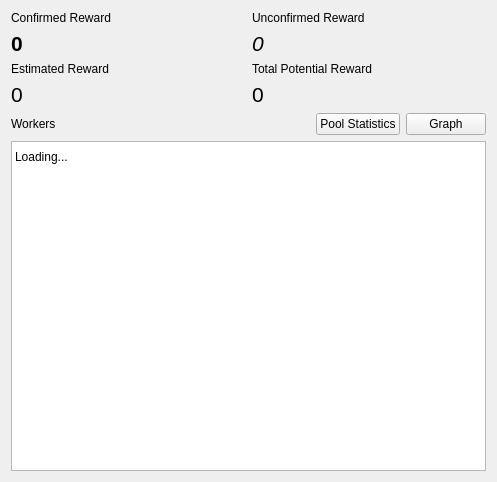
<?xml version="1.0" encoding="UTF-8"?>
<ui version="4.0">
 <class>MainWindow</class>
 <widget class="QMainWindow" name="MainWindow">
  <property name="geometry">
   <rect>
    <x>0</x>
    <y>0</y>
    <width>497</width>
    <height>482</height>
   </rect>
  </property>
  <property name="windowTitle">
   <string>BitCoin Stats</string>
  </property>
  <widget class="QWidget" name="centralWidget">
   <layout class="QVBoxLayout" name="verticalLayout_7">
    <item>
     <layout class="QHBoxLayout" name="horizontalLayout">
      <item>
       <layout class="QVBoxLayout" name="verticalLayout_5">
        <item>
         <layout class="QVBoxLayout" name="verticalLayout">
          <item>
           <widget class="QLabel" name="label">
            <property name="text">
             <string>Confirmed Reward</string>
            </property>
           </widget>
          </item>
          <item>
           <widget class="QLabel" name="confirmed">
            <property name="font">
             <font>
              <pointsize>16</pointsize>
              <weight>75</weight>
              <bold>true</bold>
             </font>
            </property>
            <property name="text">
             <string>0</string>
            </property>
           </widget>
          </item>
         </layout>
        </item>
        <item>
         <layout class="QVBoxLayout" name="verticalLayout_4">
          <item>
           <widget class="QLabel" name="label_7">
            <property name="text">
             <string>Estimated Reward</string>
            </property>
           </widget>
          </item>
          <item>
           <widget class="QLabel" name="estimated">
            <property name="font">
             <font>
              <pointsize>16</pointsize>
              <weight>50</weight>
              <bold>false</bold>
             </font>
            </property>
            <property name="text">
             <string>0</string>
            </property>
           </widget>
          </item>
         </layout>
        </item>
       </layout>
      </item>
      <item>
       <layout class="QVBoxLayout" name="verticalLayout_6">
        <item>
         <layout class="QVBoxLayout" name="verticalLayout_2">
          <item>
           <widget class="QLabel" name="label_2">
            <property name="text">
             <string>Unconfirmed Reward</string>
            </property>
           </widget>
          </item>
          <item>
           <widget class="QLabel" name="unconfirmed">
            <property name="font">
             <font>
              <pointsize>16</pointsize>
              <italic>true</italic>
             </font>
            </property>
            <property name="text">
             <string>0</string>
            </property>
           </widget>
          </item>
         </layout>
        </item>
        <item>
         <layout class="QVBoxLayout" name="verticalLayout_3">
          <item>
           <widget class="QLabel" name="label_5">
            <property name="text">
             <string>Total Potential Reward</string>
            </property>
           </widget>
          </item>
          <item>
           <widget class="QLabel" name="potential">
            <property name="font">
             <font>
              <pointsize>16</pointsize>
             </font>
            </property>
            <property name="text">
             <string>0</string>
            </property>
           </widget>
          </item>
         </layout>
        </item>
       </layout>
      </item>
     </layout>
    </item>
    <item>
     <layout class="QHBoxLayout" name="horizontalLayout_2">
      <item>
       <widget class="QLabel" name="label_9">
        <property name="text">
         <string>Workers</string>
        </property>
       </widget>
      </item>
      <item>
       <spacer name="horizontalSpacer">
        <property name="orientation">
         <enum>Qt::Horizontal</enum>
        </property>
        <property name="sizeHint" stdset="0">
         <size>
          <width>40</width>
          <height>20</height>
         </size>
        </property>
       </spacer>
      </item>
      <item>
       <widget class="QPushButton" name="pushButton">
        <property name="text">
         <string>Pool Statistics</string>
        </property>
       </widget>
      </item>
      <item>
       <widget class="QPushButton" name="graphBtn">
        <property name="text">
         <string>Graph</string>
        </property>
       </widget>
      </item>
     </layout>
    </item>
    <item>
     <widget class="QTableWidget" name="workers">
      <property name="editTriggers">
       <set>QAbstractItemView::NoEditTriggers</set>
      </property>
      <property name="selectionMode">
       <enum>QAbstractItemView::SingleSelection</enum>
      </property>
      <property name="selectionBehavior">
       <enum>QAbstractItemView::SelectRows</enum>
      </property>
      <property name="showGrid">
       <bool>false</bool>
      </property>
      <property name="gridStyle">
       <enum>Qt::NoPen</enum>
      </property>
      <property name="sortingEnabled">
       <bool>true</bool>
      </property>
      <property name="wordWrap">
       <bool>false</bool>
      </property>
      <attribute name="horizontalHeaderVisible">
       <bool>false</bool>
      </attribute>
      <attribute name="horizontalHeaderStretchLastSection">
       <bool>true</bool>
      </attribute>
      <attribute name="verticalHeaderVisible">
       <bool>false</bool>
      </attribute>
      <row>
       <property name="text">
        <string>1</string>
       </property>
      </row>
      <column>
       <property name="text">
        <string>Name</string>
       </property>
      </column>
      <column>
       <property name="text">
        <string>Rate</string>
       </property>
      </column>
      <column>
       <property name="text">
        <string>Shares</string>
       </property>
      </column>
      <column>
       <property name="text">
        <string>Score</string>
       </property>
      </column>
      <item row="0" column="0">
       <property name="text">
        <string>Loading...</string>
       </property>
      </item>
     </widget>
    </item>
   </layout>
  </widget>
  <widget class="QMenuBar" name="menuBar">
   <property name="geometry">
    <rect>
     <x>0</x>
     <y>0</y>
     <width>497</width>
     <height>20</height>
    </rect>
   </property>
  </widget>
 </widget>
 <layoutdefault spacing="6" margin="11"/>
 <resources/>
 <connections/>
</ui>
